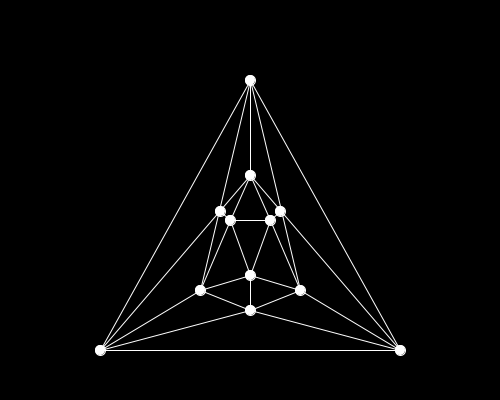
Frame 1 (no input)
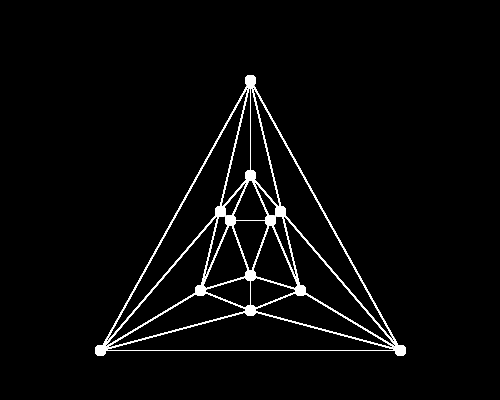
Frame 60 (the mouse pressed at the canvas centre just before this capture)
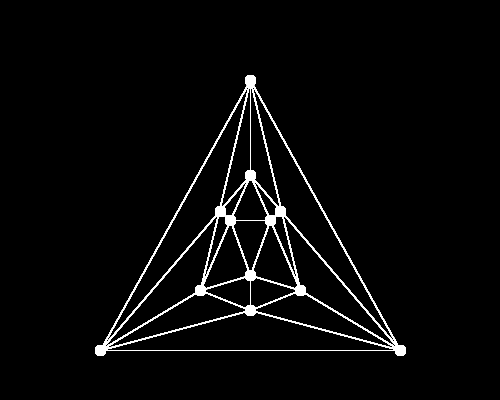
Frame 120 (the mouse held since frame 60 and released just before this capture)

The Processing sketch that drew these frames (run headless with seeded random() and noise(); from frame 60 on, the mouse is pressed at the canvas centre):

// Processing sketch: processing_132826
// ── processing_132826.pde

void setup()
{
  size(500,400);
  background(0);
}

void draw()
{  
  stroke(255);
  strokeWeight(1);
  strokeCap(ROUND);
  
  line(100,350,400,350);
  line(100,350,250,80);
  line(400,350,250,80);

  line(250,80,250,175);
  line(250,175,100,350);
  line(250,175,400,350);

  line(250,80,200,290);
  line(250,80,300,290);
  
  line(200,290,100,350);
  line(300,290,400,350); 
  
  line(100,350,250,310);
  line(400,350,250,310);
  
  line(250,310,250,275);
  
  line(200,290,250,275);
  line(300,290,250,275);
  line(200,290,250,310);
  line(300,290,250,310);
  
  line(230,220,270,220);
  
  line(220,211,230,220);
  line(270,220,280,211);

  line(230,220,250,275);
  line(270,220,250,275);
  
  line(270,220,250,175);
  line(230,220,250,175);
  
  line(270,220,300,290);
  line(230,220,200,290);
  
  ellipse(250,80,10,10);
  ellipse(250,175,10,10);
  ellipse(220,211,10,10);
  ellipse(230,220,10,10);
  ellipse(270,220,10,10);
  ellipse(280,211,10,10);
  ellipse(200,290,10,10);
  ellipse(250,275,10,10);
  ellipse(300,290,10,10);
  ellipse(250,310,10,10);
  ellipse(100,350,10,10);
  ellipse(400,350,10,10);
}
